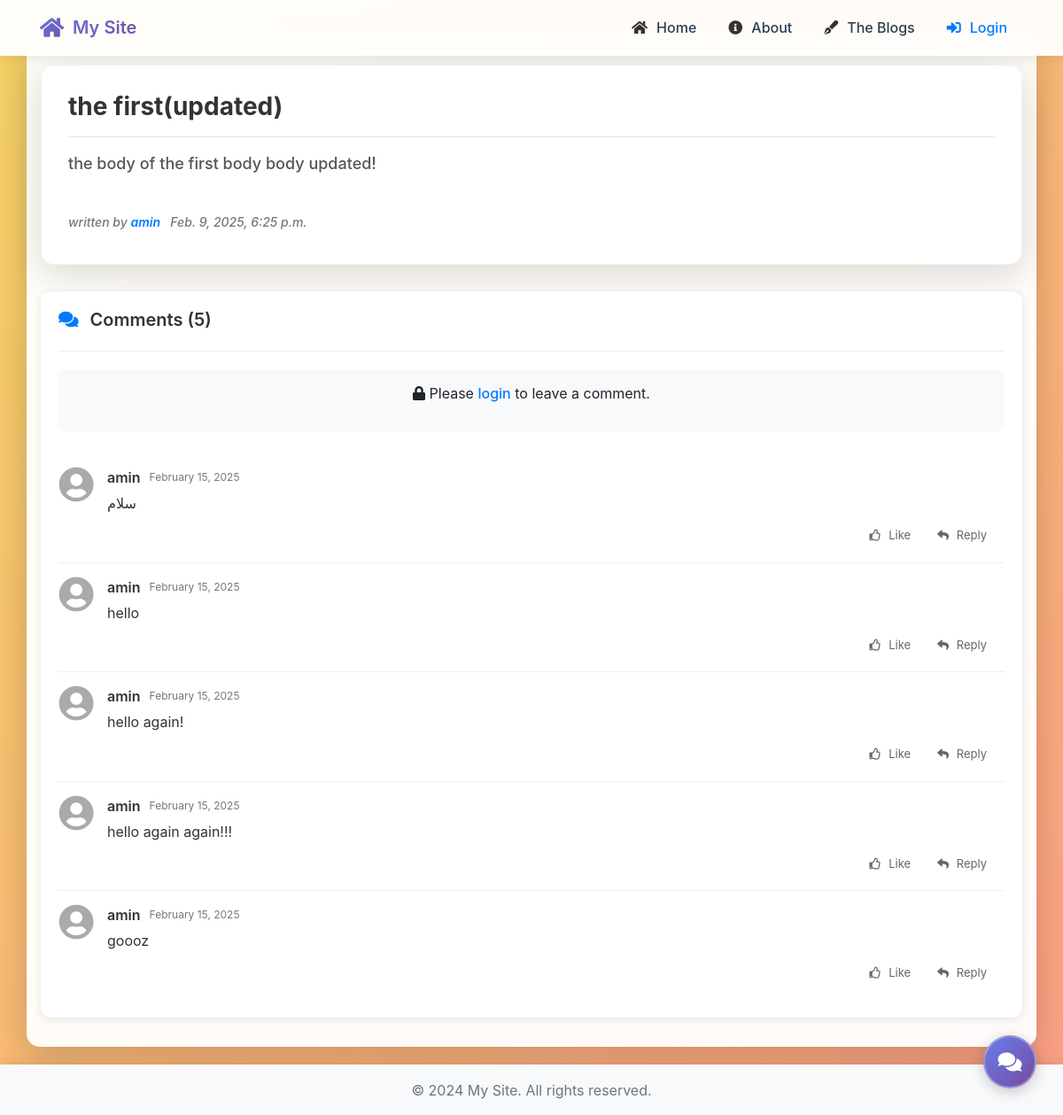
The app's page /blogs/2/, older data.
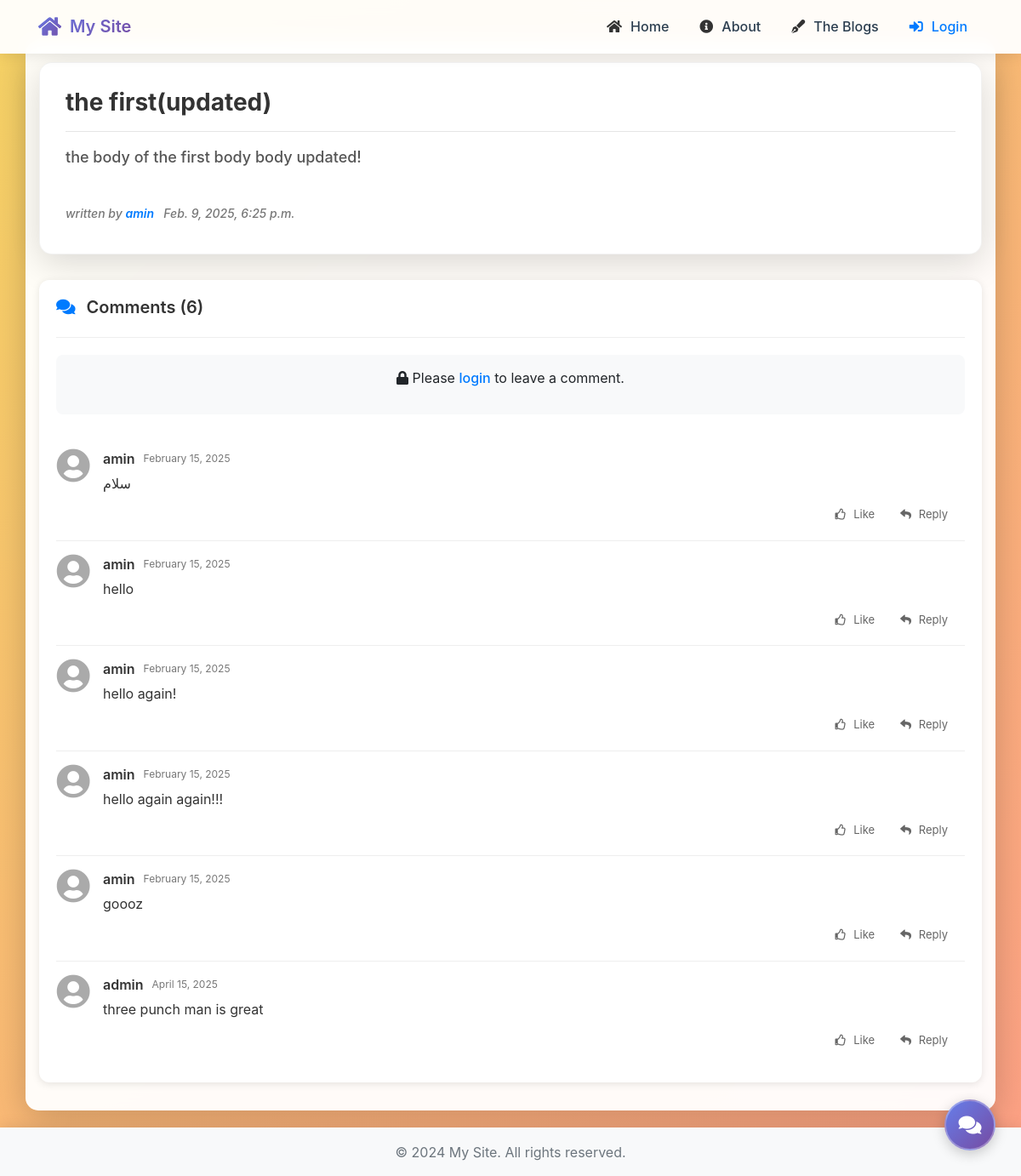
The same page, newer data.
### blog/models.py (models this page shows, shortened)
class Post(models.Model):
    title = models.CharField(default='',max_length=20)
    text = models.TextField(default='',max_length=600)
    author = models.ForeignKey(settings.AUTH_USER_MODEL, on_delete=models.CASCADE)
    date = models.DateTimeField(auto_now_add=True)

class Comment(models.Model):
    post = models.ForeignKey(Post, related_name='comments', on_delete=models.CASCADE)
    author = models.ForeignKey(settings.AUTH_USER_MODEL, on_delete=models.CASCADE)
    text = models.TextField(default='',max_length=600)
    date = models.DateTimeField(auto_now_add=True)

### accounts/models.py (models this page shows)
class CustomUser(AbstractUser):
    age = models.IntegerField(null=True, blank=True)

### blog/views.py (the view)
# urls.py: path('<int:pk>/',views.blog_detail, name='blog_detail'),
def blog_detail(request, pk):
    post = get_object_or_404(Post, pk=pk)
    if request.method == 'POST':
        form = CommentForm(request.POST)
        if form.is_valid():
            obj = form.save(commit=False)
            obj.author = request.user
            obj.post = post
            obj.save()
            return redirect(reverse_lazy('blog_detail', kwargs={'pk': post.id}))
    else:
        form = CommentForm()
    return render(request, 'blog/detail.html', {'post': post, 'form': form})

### templates/blog/detail.html (shortened to what this page needs)
{% extends "blog_base.html" %}
{% block body %}
<div class='blog-detail'>
    <h1 class='all-texts-blogs'>{{post.title}}</h1>
    <hr>
    <h2 class='all-texts-blogs'>{{post.text}}</h2>
    <br>
    <h3 class='all-texts-blogs'>written by <span class='name'>{{post.author.username}}</span> &nbsp;&nbsp;{{post.date}}</h3>
</div>
<div class="comments-section">
    <div class="comments-header">
        <h2><i class="fas fa-comments"></i> Comments ({{ post.comments.all|length }})</h2>
    </div>
    {% if user.is_authenticated %}
    <div class="comment-form-container">
        <div class="user-avatar">
            <i class="fas fa-user-circle"></i>
        </div>
        <div class="comment-input-area">
            <form action='' method='POST' class="comment-form">
                {% csrf_token %}
                <div class="form-group">
                    {{ form.text }}
                </div>
                <div class="comment-actions">
                    <button type="submit" class="comment-submit-btn"><i class="fas fa-paper-plane"></i> Post Comment</button>
                </div>
            </form>
        </div>
    </div>
    {% else %}
    <div class="login-to-comment">
        <p><i class="fas fa-lock"></i> Please <a href="{% url 'login' %}">login</a> to leave a comment.</p>
    </div>
    {% endif %}
    <div class="comments-list">
        {% if post.comments.all %}
            {% for comment in post.comments.all %}
            <div class="comment-item">
                <div class="comment-avatar">
                    <i class="fas fa-user-circle"></i>
                </div>
                <div class="comment-content">
                    <div class="comment-header">
                        <span class="comment-author">{{ comment.author }}</span>
                        <span class="comment-date">{{ comment.date|date:"F d, Y" }}</span>
                    </div>
                    <div class="comment-text">
                        {{ comment.text }}
                    </div>
                    <div class="comment-actions">
                        <button class="action-btn like-btn"><i class="far fa-thumbs-up"></i> Like</button>
                        <button class="action-btn reply-btn"><i class="fas fa-reply"></i> Reply</button>
                    </div>
                </div>
            </div>
            {% endfor %}
        {% else %}
            <div class="no-comments">
                <p><i class="far fa-comment-alt"></i> No comments yet. Be the first to comment!</p>
            </div>
        {% endif %}
    </div>
</div>
{% endblock body %}

Row changes from the older to the newer data that the page shows:
computed for Post "the first(updated)": comments.all|length "5" → "6"
added Comment: author "admin", date "April 15, 2025", text "three punch man is great"
